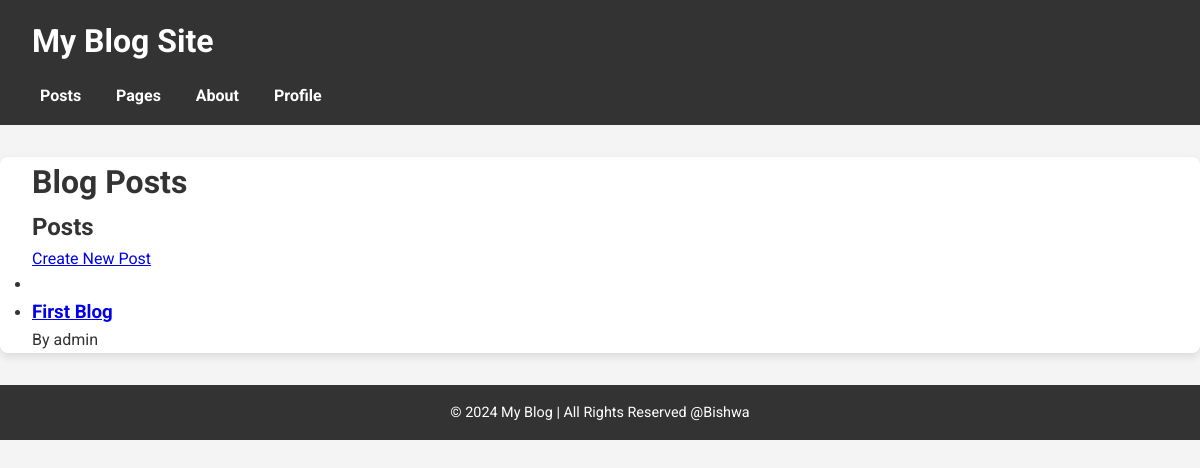
/posts/, run on an earlier commit of the app's database.
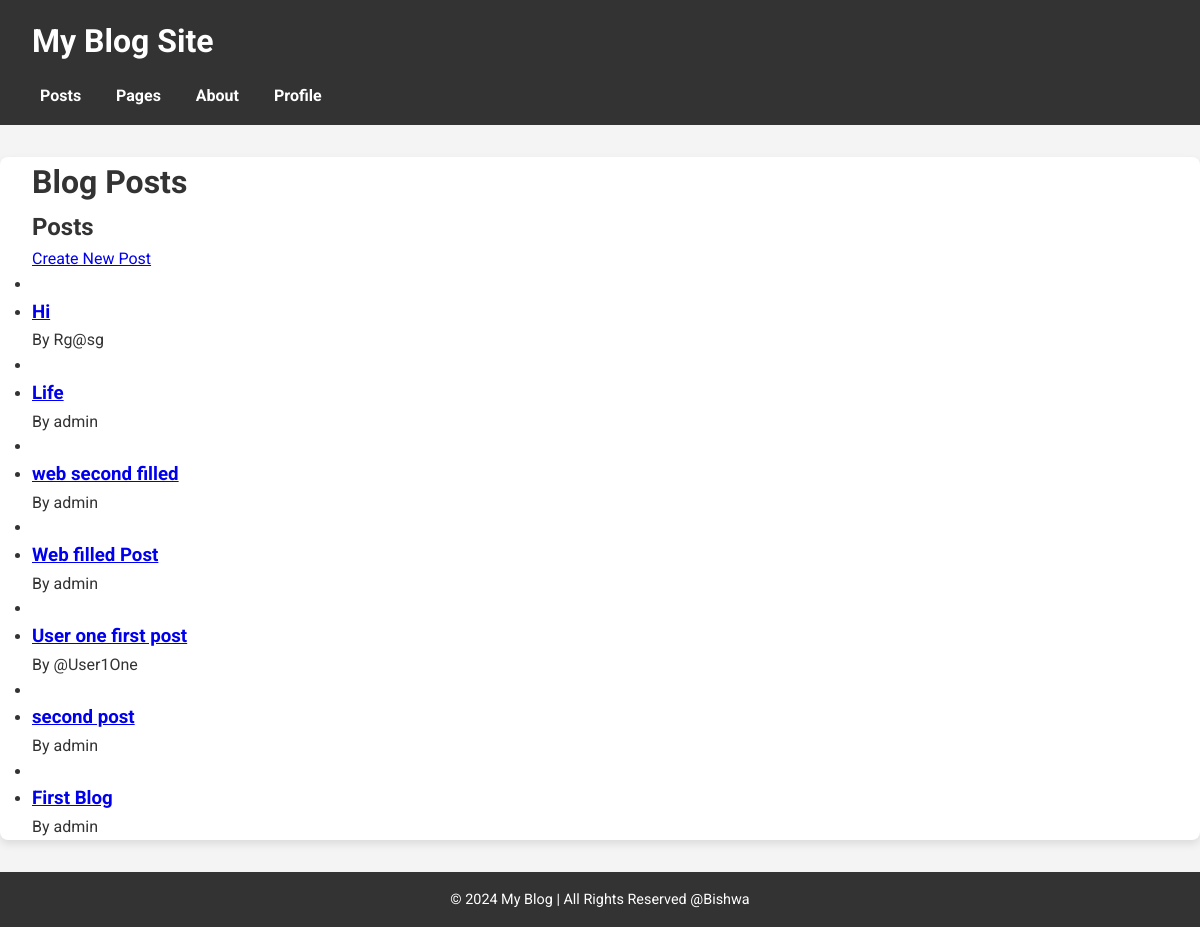
And on a later commit of the database.
### posts/models.py (models this page shows, shortened)
class Post(models.Model):
    title = models.CharField(max_length=200)
    slug = models.SlugField(unique=True, blank=True)
    content =  models.TextField()
    author = models.ForeignKey('auth.user', on_delete=models.CASCADE)
    created_at = models.DateTimeField(auto_now_add=True)
    updated_at = models.DateTimeField(auto_now=True)

### posts/views.py (the view)
# urls.py: path('', views.post_list, name='post_list'),
def post_list(request):
    posts = Post.objects.all().order_by('-created_at')
    return render(request, 'posts/post_list.html', {'posts': posts})

### templates/posts/post_list.html
{% extends 'base.html' %}
{% block content %}
        <h1>Blog Posts</h1>
        <h2>Posts</h2>
        <a href="{% url 'post_create' %}">Create New Post</a>
        <ul>
            {% for post in posts %}
                <li>
                    <li>
                        <h3><a href="{% url 'post_detail' post.slug %}">{{ post.title }}</a></h3>
                        <p>By {{ post.author }} </p>
                    </li>
            {% empty %}
                <li>No posts yet.</li>
            {% endfor %}
        </ul>
{% endblock %}

### templates/base.html (shortened to what this page needs)
<!DOCTYPE html>
<html lang="en">
<head>
    {% load static %}
    <link rel="stylesheet" href="{% static 'pages/css/style.css' %}">
</head>
<body>
    <header>
        <h1><a href="{% url 'post_list' %}">My Blog Site</a></h1>
        <nav>
            <a href="{% url 'post_list' %}">Posts</a>
            <a href="{% url 'page_list' %}">Pages</a>
            <a href="{% url 'page_detail' slug='about' %}">About</a>
            <a href="{% url 'profile' %}">Profile</a>
        </nav>
    </header>
    <div class="container">
        {% block content %}
        {% endblock %}
    </div>
    <footer>
        <p>&copy; 2024 My Blog | All Rights Reserved @Bishwa</p>
    </footer>
</body>
</html>

### static/pages/css/style.css (style rules this page uses)
* { margin: 0; padding: 0; box-sizing: border-box; }
body { font-family: 'Roboto', sans-serif; line-height: 1.6; background-color: #f4f4f4; color: #333; }
header { background-color: #333; color: white; padding: 1rem 2rem; }
header h1 a { text-decoration: none; color: white; }
nav { margin-top: 1rem; }
nav a { margin-right: 15px; text-decoration: none; color: white; font-weight: bold; padding: 0.5rem; transition: background-color 0.3s ease; }
.container { max-width: 1200px; margin: 2rem auto; padding: 0 2rem; background-color: white; box-shadow: 0 4px 8px rgba(0, 0, 0, 0.1); border-radius: 8px; overflow: hidden; }
footer { background-color: #333; color: white; text-align: center; padding: 1rem 0; margin-top: 2rem; }
footer p { font-size: 0.9rem; }

What changed in the data, as far as the page shows it:
added Post: title "Hi", author "Rg@sg"
added Post: title "Life", author "admin"
added Post: title "web second filled", author "admin"
added Post: title "Web filled Post", author "admin"
added Post: title "User one first post", author "@User1One"
added Post: title "second post", author "admin"
